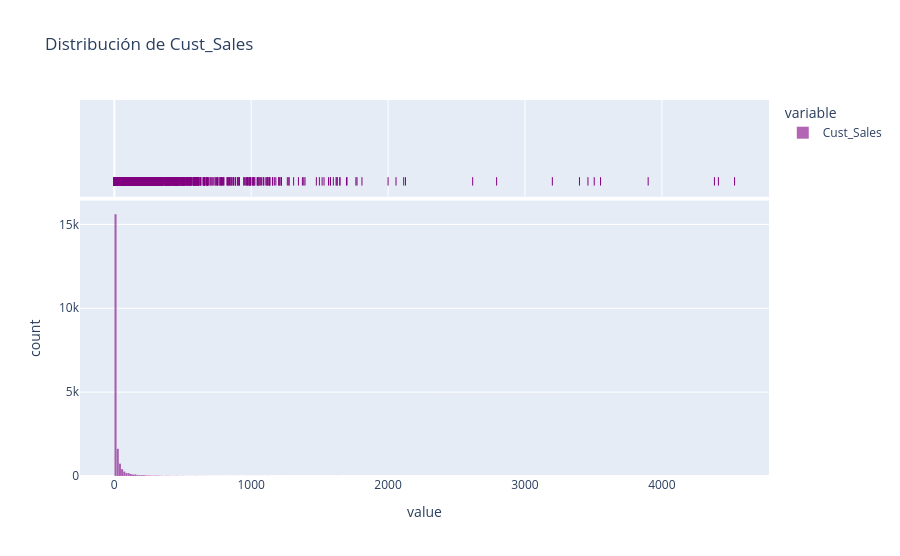

Notebook cell for this chart:
### Code cell
golden_number = (1 + np.sqrt(5))/2
fig = px.histogram( df_cust_positive["Cust_Sales"]
               , width = 900, height=900/golden_number
               , nbins = 100
               , marginal= 'rug'
               , orientation="v"
               ,color_discrete_sequence =["purple"]
               ,title = "Distribución de Cust_Sales"
                )

fig.update_layout(bargap=0.05)


fig.update_traces(selector=dict(type='histogram'),overwrite=True, opacity=0.6
                  ,  xbins = dict(start = min(df_cust_positive["Cust_Sales"]), end=max(df_cust_positive["Cust_Sales"]), size =   np.ptp(np.histogram_bin_edges(df_cust_positive["Cust_Sales"], bins='auto')[0:2]))
                  , autobinx=False
                  )
fig.show()

### Figure 1 — Plotly figure (JSON) as saved in the notebook; plotly's stock layout.template omitted (floating-point values rounded to 4 significant figures; data arrays with more than 128 entries replaced by an {"elided": "..."} marker saying what was removed)
{"data": [{"autobinx": false, "bingroup": "x", "hovertemplate": "variable=Cust_Sales<br>value=%{x}<br>count=%{y}<extra></extra>", "legendgroup": "Cust_Sales", "marker": {"color": "purple", "pattern": {"shape": ""}}, "name": "Cust_Sales", "nbinsx": 100, "opacity": 0.6, "orientation": "v", "showlegend": true, "type": "histogram", "x": {"elided": "20000 int values"}, "xaxis": "x", "xbins": {"end": 4531, "size": 16.01, "start": 1}, "yaxis": "y"}, {"boxpoints": "all", "fillcolor": "rgba(255,255,255,0)", "hoveron": "points", "hovertemplate": "variable=Cust_Sales<br>value=%{x}<extra></extra>", "jitter": 0, "legendgroup": "Cust_Sales", "line": {"color": "rgba(255,255,255,0)"}, "marker": {"color": "purple", "symbol": "line-ns-open"}, "name": "Cust_Sales", "showlegend": false, "type": "box", "x": {"elided": "20000 int values"}, "xaxis": "x2", "yaxis": "y2"}], "layout": {"bargap": 0.05, "barmode": "relative", "height": 556.2, "legend": {"title": {"text": "variable"}, "tracegroupgap": 0}, "title": {"text": "Distribución de Cust_Sales"}, "width": 900, "xaxis": {"anchor": "y", "domain": [0, 1], "title": {"text": "value"}}, "xaxis2": {"anchor": "y2", "domain": [0, 1], "matches": "x", "showgrid": true, "showticklabels": false}, "yaxis": {"anchor": "x", "domain": [0, 0.7326], "title": {"text": "count"}}, "yaxis2": {"anchor": "x2", "domain": [0.7426, 1], "matches": "y2", "showgrid": false, "showline": false, "showticklabels": false, "ticks": ""}}}
